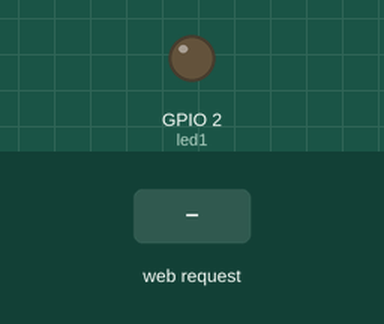
This sketch was run on a simulated ESP32. Parts: output pins drawn as LEDs (lit = HIGH). Inputs (shaded band) come from the test bench. WiFi joins after 1.5 s; servers stay silent unless stated; what the sketch prints to the serial monitor is not drawn.

Above: at 2.7 s.
2.8 s: HTTP request GET /led1on received
At 4.0 s:
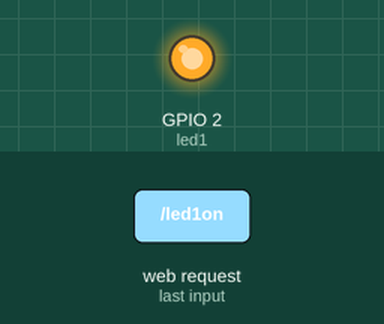
4.3 s: HTTP request GET /led1off received
At 5.3 s:
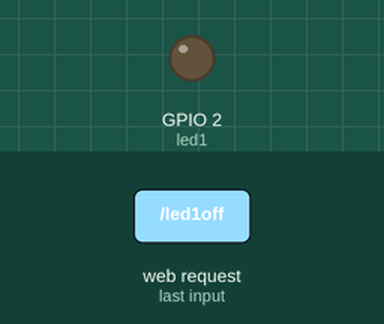
Timing chart, 0 to 7.3 s (numbered marks = the images above; inputs shaded):
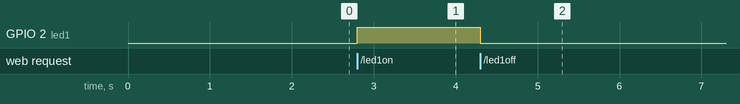

The sketch:

Web_server.ino
```cpp
#include <WiFi.h>
#include <WiFiClient.h>
#include <WebServer.h>
#include <ESPmDNS.h>

// WiFi Connection
const char* WIFI_SSID = "Kantin Belakang";
const char* WIFI_PASSWORD = "PemudaTersesat27";

WebServer server(80);

const int led1 = LED_BUILTIN;
bool led1status = LOW;

void handle_OnConnect() {
  server.send(200, "text/html", SendHTML(led1status));
}

void handle_led1on() {
  led1status = HIGH;
  server.send(200, "text/html", SendHTML(led1status));
  Serial.println("LED dinyalakan.");
}

void handle_led1off() {
  led1status = LOW;
  server.send(200, "text/html", SendHTML(led1status));
  Serial.println("LED dimatikan.");
}

void handleNotFound() {
  String message = "File Not Found\n\n";
  message += "URI: ";
  message += server.uri();
  message += "\nMethod: ";
  message += (server.method() == HTTP_GET) ? "GET" : "POST";
  message += "\nArguments: ";
  message += server.args();
  message += "\n";
  for (uint8_t i = 0; i < server.args(); i++) {
    message += " " + server.argName(i) + ": " + server.arg(i) + "\n";
  }
  server.send(404, "text/plain", message);
}

void setup(void) {
  pinMode(led1, OUTPUT);
  Serial.begin(115200);
  WiFi.mode(WIFI_STA);
  WiFi.begin(WIFI_SSID, WIFI_PASSWORD);
  Serial.println("");

  // Wait for connection
  while (WiFi.status() != WL_CONNECTED) {
    delay(500);
    Serial.print(".");
  }
  Serial.println("");
  Serial.print("Connected to ");
  Serial.println(WIFI_SSID);
  Serial.print("IP address: ");
  Serial.println(WiFi.localIP());

  if (MDNS.begin("esp32")) {
    Serial.println("MDNS responder started");
  }

  server.on("/", handle_OnConnect);
  server.on("/led1on", handle_led1on);
  server.on("/led1off", handle_led1off);
  server.onNotFound(handleNotFound);

  server.begin();
  Serial.println("HTTP server started");
}

void loop(void) {
  server.handleClient();
  if (led1status) {
    digitalWrite(led1, 1);}   // LED1 seharusnya menyala
  else {
    digitalWrite(led1, 0);}   // LED0 seharusnya menyala
}

String SendHTML(uint8_t led1stat){
  String teks = "<!DOCTYPE html> <html>\n";

  if (led1status) {
    teks += "<h2>Status LED: MENYALA</h2><br>";}
  else {
    teks += "<h2>Status LED: MATI</h2><br>";}

  teks += "<a href=\"/led1on\"\"><button>Nyalakan LED </button></a>";
  teks += "<a href=\"/led1off\"\"><button>Matikan LED </button></a>";

  teks += "</html>";

  return teks;
}
```

Measured:
- after the input at 2.8 s, GPIO 2 (led1): LOW → HIGH at once
- after the input at 4.3 s, GPIO 2 (led1): HIGH → LOW at once
